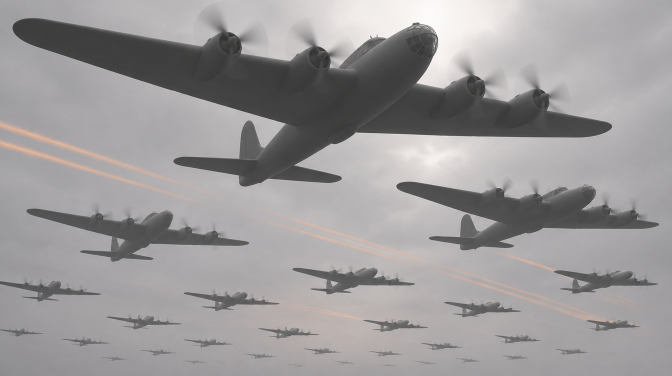
#> input picture videos/001-kugellager/img/bomber_sky.png, 1344 x 752 px, given in place of th_press.png, which was not available (shown at 1/2 size)
$ python -i thumb3.py   (imports and definitions only)
#> lines starting #> are read from the running program, lines starting #| are printed output that depends on the picture
import math, random
from PIL import Image, ImageDraw, ImageFont, ImageFilter, ImageEnhance
D="/home/claude/meisterwerk/pilot"; F="/usr/share/fonts/opentype/inter/"
W,H=1280,720; Y=(255,214,0); WH=(255,255,255); OR=(255,92,12)
def sparks(im, xy, n=160, seed=3):
    ov=Image.new("RGBA",(W,H),(0,0,0,0)); d=ImageDraw.Draw(ov); r=random.Random(seed)
    for i in range(n):
        a=r.uniform(0,2*math.pi); L=r.uniform(20,260); x=xy[0]+math.cos(a)*r.uniform(30,420); y=xy[1]+math.sin(a)*r.uniform(20,260)
        d.line((x,y,x+math.cos(a)*L*.25,y+math.sin(a)*L*.25+L*.08),fill=(255,r.randint(150,220),60,r.randint(150,255)),width=r.choice([2,3,4]))
    g=ov.filter(ImageFilter.GaussianBlur(5)); im.paste(g,(0,0),g); im.paste(ov,(0,0),ov)
def text(im, lines, cols, x, y, size, rot=0):
    lay=Image.new("RGBA",(W,H),(0,0,0,0)); d=ImageDraw.Draw(lay)
    for l,c in zip(lines,cols):
        f=ImageFont.truetype(F+"InterDisplay-Black.otf",size)
        d.text((x,y),l,font=f,fill=c,stroke_width=int(size*.09),stroke_fill=(0,0,0))
        y+=int(size*1.02)
    if rot: lay=lay.rotate(rot,resample=Image.BICUBIC,center=(x,y))
    sh=Image.new("RGBA",(W,H),(0,0,0,0)); sh.paste((0,0,0,170),(0,0),lay.split()[3]); sh=sh.filter(ImageFilter.GaussianBlur(14))
    im.paste(sh,(8,10),sh); im.paste(lay,(0,0),lay)
def arrow(im, p0, p1):
    d=ImageDraw.Draw(im); d.line((p0,p1),fill=(0,0,0),width=30); d.line((p0,p1),fill=OR,width=18)
    a=math.atan2(p1[1]-p0[1],p1[0]-p0[0]); L=55
    pts=[p1,(p1[0]-L*math.cos(a-.5),p1[1]-L*math.sin(a-.5)),(p1[0]-L*math.cos(a+.5),p1[1]-L*math.sin(a+.5))]
    d.polygon(pts,fill=OR,outline=(0,0,0))
def base(name, bright=1.15):
#> called with name = 'press', bright = 1.15
    im=Image.open(f"{D}/th_{name}.png").convert("RGB"); im=ImageEnhance.Contrast(im).enhance(1.15); im=ImageEnhance.Brightness(im).enhance(bright); return im.convert("RGBA")
#> in base, im is the input picture: PIL image 1344x752 RGB; mean R, G, B 156.5, 153.7, 154.5
#> after `im = ImageEnhance.Brightness(im).enhance(bright)`:
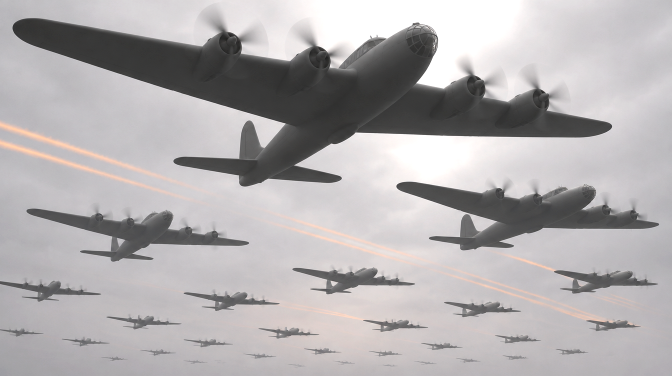
#> im: PIL image 1344x752 RGB (shown at 1/2 size); mean R, G, B 177.9, 174.4, 175.7
# 1: press
# [7 lines not run here, left out]
#> call 2 of base, with name = 'chrome', bright = 1.05
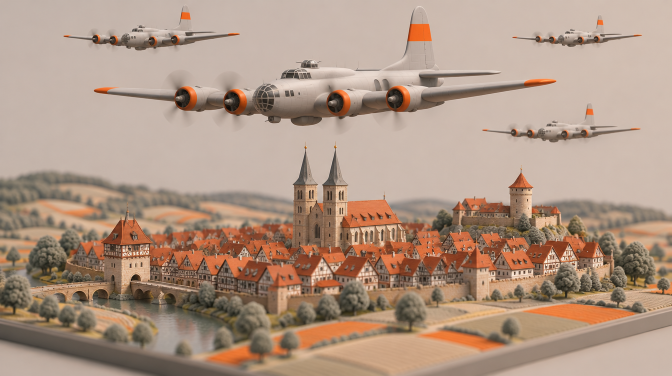
#> input picture videos/001-kugellager/img/bomber_town.png, 1344 x 752 px, given in place of th_chrome.png, which was not available (shown at 1/2 size)
#> in base, im is the input picture: PIL image 1344x752 RGB; mean R, G, B 174.7, 149.6, 132.1
d=ImageDraw.Draw(im); d.ellipse((470,120,830,480),outline=OR,width=10) if False else None
text(im,["0,0001 mm"],[OR],60,560,90); im.convert("RGB").save(f"{D}/Thumbnail_2.jpg",quality=92)
# 3: bearing + bombers angle
im=base("bearing",1.1); text(im,["291 BOMBER"],[WH],50,40,140); text(im,["WEGEN DIESEM","TEIL?!"],[Y,Y],50,470,100); arrow(im,(700,600),(800,500)); im.convert("RGB").save(f"{D}/Thumbnail_3.jpg",quality=92)
#> call 3 of base, with name = 'bearing', bright = 1.1
#> in base (call 3), `im = ImageEnhance.Brightness(im).enhance(bright)`:
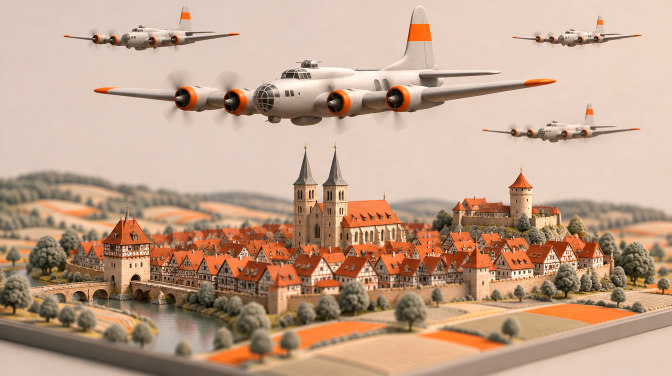
#> im: PIL image 1344x752 RGB (shown at 1/2 size); mean R, G, B 194.1, 162.7, 140.6
o=Image.new("RGB",(1280*3+40,720),"white")
#> o: PIL image 3880x720 RGB; every value is 255
# [2 lines not run here, left out]

>>> result = base('../videos/001-kugellager/img/bomber_sky.png')
#> (the run stopped early here; a loop or call above may not have finished)
